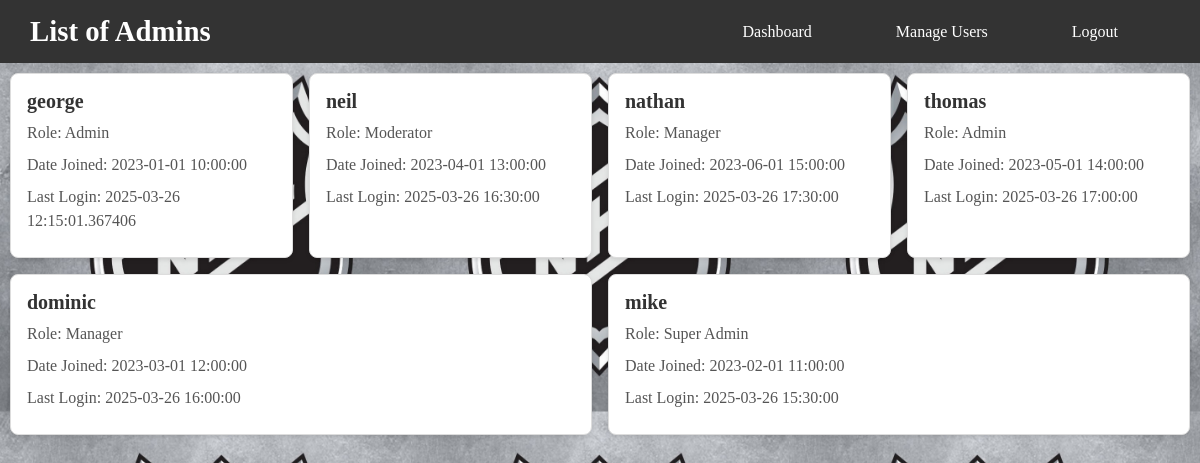
The app's page /admin_table, older data.
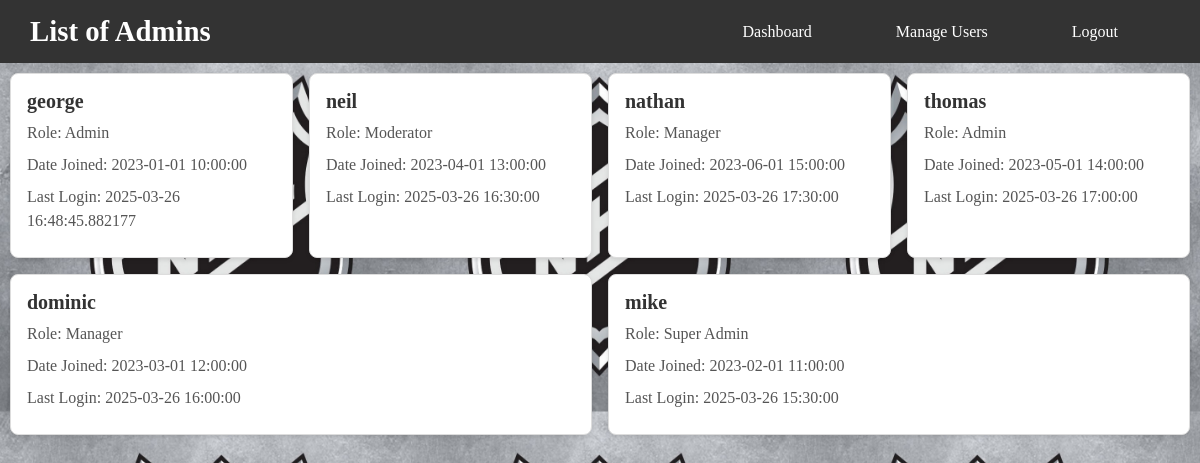
The same page, newer data.
### app/app.py (models this page shows)
class Admin(UserMixin, db.Model):
    __tablename__ = 'admin'
    id = db.Column(db.Integer, primary_key=True)
    username = db.Column(db.String(80), unique=True, nullable=False)
    password = db.Column(db.String(80), unique=True, nullable=False)
    role = db.Column(db.String(50), nullable=False, default="Admin")
    last_login = db.Column(db.DateTime, default=datetime, onupdate=datetime.utcnow)
    date_joined = db.Column(db.DateTime, default=datetime.utcnow)

### app/app.py (the view)
@app.route("/admin_table")
def admin_table():
    admins = Admin.query.all()
    for admin in admins:
        print(f"Admin Username: {admin.username}")
    return render_template("Admin/admin_table.html", admins=admins)

### app/templates/Admin/admin_table.html (shortened to what this page needs)
<!DOCTYPE html>
<html lang="en">
<head>
    <link href="{{ url_for('static', filename='CSS/pages/adminStyles.css') }}" rel="stylesheet" type="text/css">
    <link href="{{ url_for('static', filename='CSS/components/basics.css') }}" rel="stylesheet" type="text/css">
    <link href="{{ url_for('static', filename='CSS/components/container.css') }}" rel="stylesheet" type="text/css">
    <link href="{{ url_for('static', filename='CSS/pages/index.css') }}" rel="stylesheet" type="text/css">
</head>
<body>
    <header>
        <nav class="navbar">
            <h1>List of Admins</h1>
            <ul class="nav-links">
                <li><a href="{{ url_for('admin_home') }}">Dashboard</a></li>
                <li><a href="{{ url_for('manage_users') }}">Manage Users</a></li>
                <li><a href="{{ url_for('logout') }}">Logout</a></li>
            </ul>
        </nav>
    </header>
    <main>
        <div class="user-card-container">
            {% for admin in admins %}
                    <div class="user-card">
                        <h3>{{ admin.username }}</h3>
                        <p>Role: {{ admin.role }}</p>
                        <p>Date Joined: {{ admin.date_joined }}</p>
                        <p>Last Login: {{ admin.last_login }}</p>
                    </div>
            {% endfor %}
        </div>
    </main>
</body>
</html>

### app/static/CSS/pages/adminStyles.css (style rules this page uses)
.user-card-container { margin: 10px 10px 10px 10px; display: flex; flex-wrap: wrap; gap: 1rem; }
.user-card { background: #ffffff; border: 1px solid #ddd; border-radius: 8px; padding: 1rem; box-shadow: 0 2px 4px rgba(0, 0, 0, 0.1); flex: 1 1 calc(25% - 1rem); box-sizing: border-box; transition: transform 0.2s, box-shadow 0.2s; }
.user-card h3 { margin: 0 0 0.5rem; font-size: 1.25rem; color: #333; font-weight: bold; }
.user-card p { margin: 0.5rem 0; color: #555; line-height: 1.5; }
ul { list-style: none; padding: 0; margin: 0; display: flex; gap: 1rem; }

### app/static/CSS/components/basics.css (style rules this page uses)
body { background-image: url("../../images/NHLlogo.jpg"); background-size: 10cm; background-position: center; margin: 0px; }

### app/static/CSS/pages/index.css (style rules this page uses)
.navbar { display: flex; justify-content: space-between; align-items: center; background-color: #333; padding: 15px 30px; color: white; }
.navbar h1 { font-size: 1.8rem; margin: 0; }
.nav-links { list-style: none; display: flex; gap: 20px; margin: 0; padding: 0; }
.nav-links li { display: inline; }
.nav-links a { color: white; text-decoration: none; font-size: 1rem; padding: 8px 12px; border-radius: 5px; transition: background 0.3s ease; }
nav ul { list-style: none; margin: 0; padding: 0; display: flex; justify-content: center; }
nav ul li { margin-right: 40px; }
nav ul li a { color: white; text-decoration: none; font-size: 1.1rem; border-radius: 4px; transition: background-color 0.3s ease; }

Row changes from the older to the newer data that the page shows:
changed Admin "george": last_login "2025-03-26 12:15:01.367406" → "2025-03-26 16:48:45.882177"
